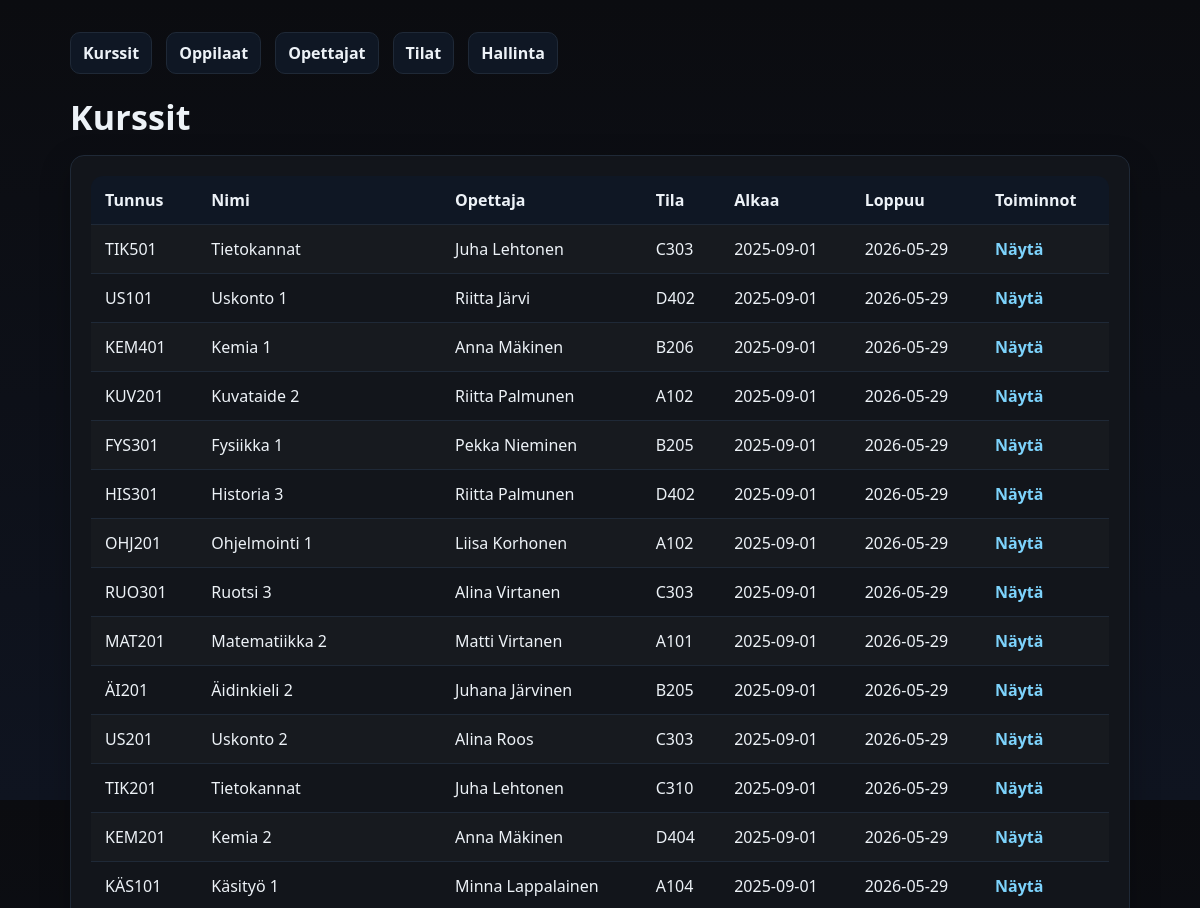
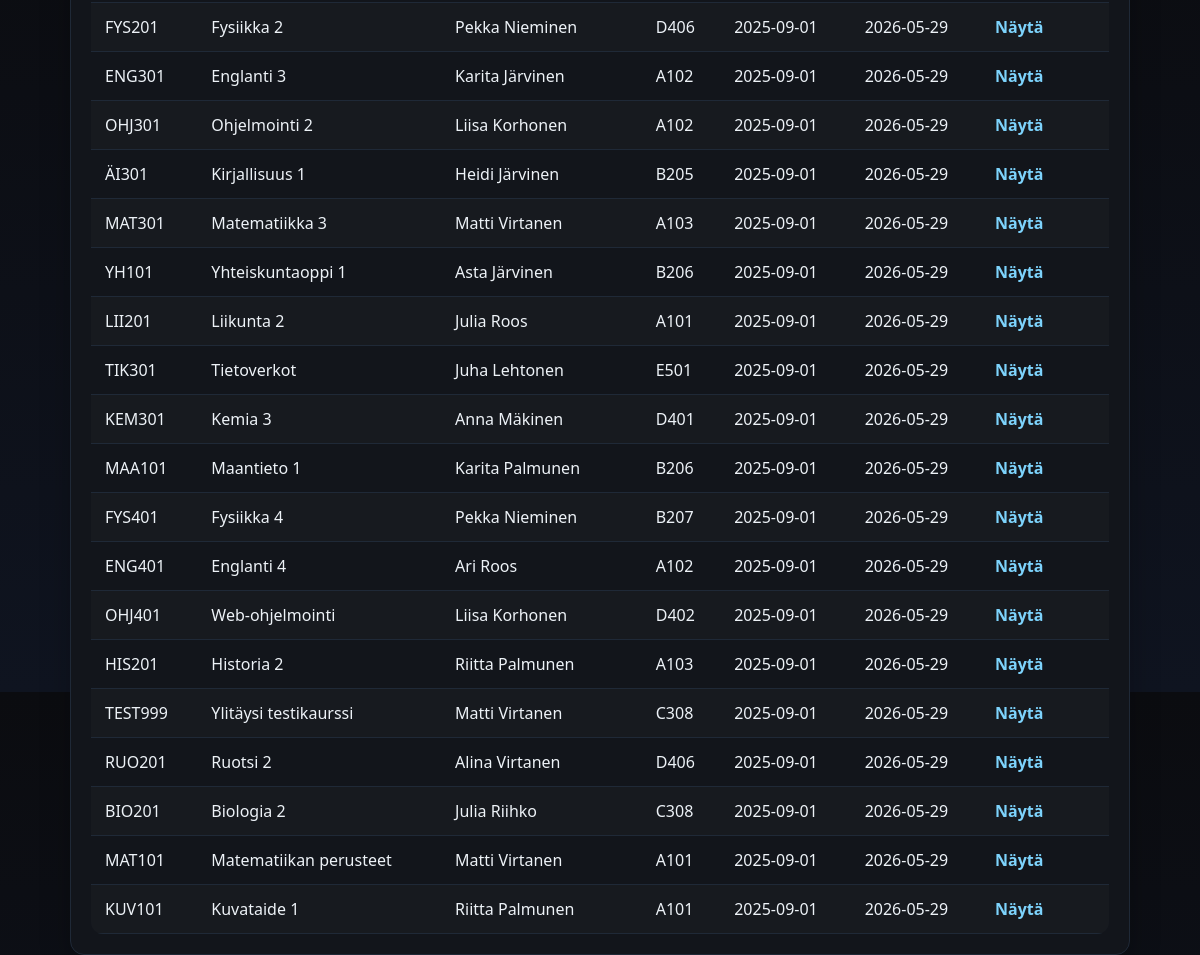
Page /kurssienhallinta/index.php on the earlier database version (2 pictures, top to bottom).
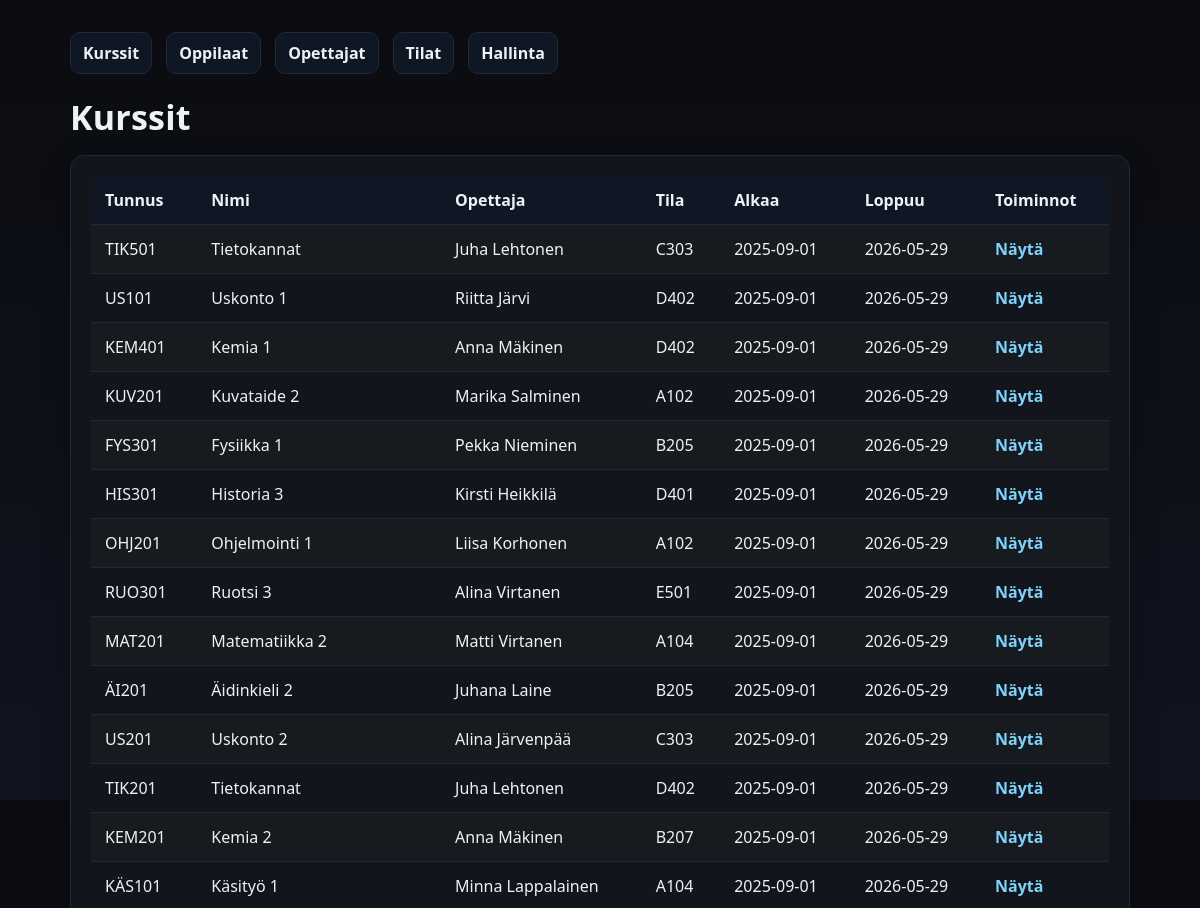
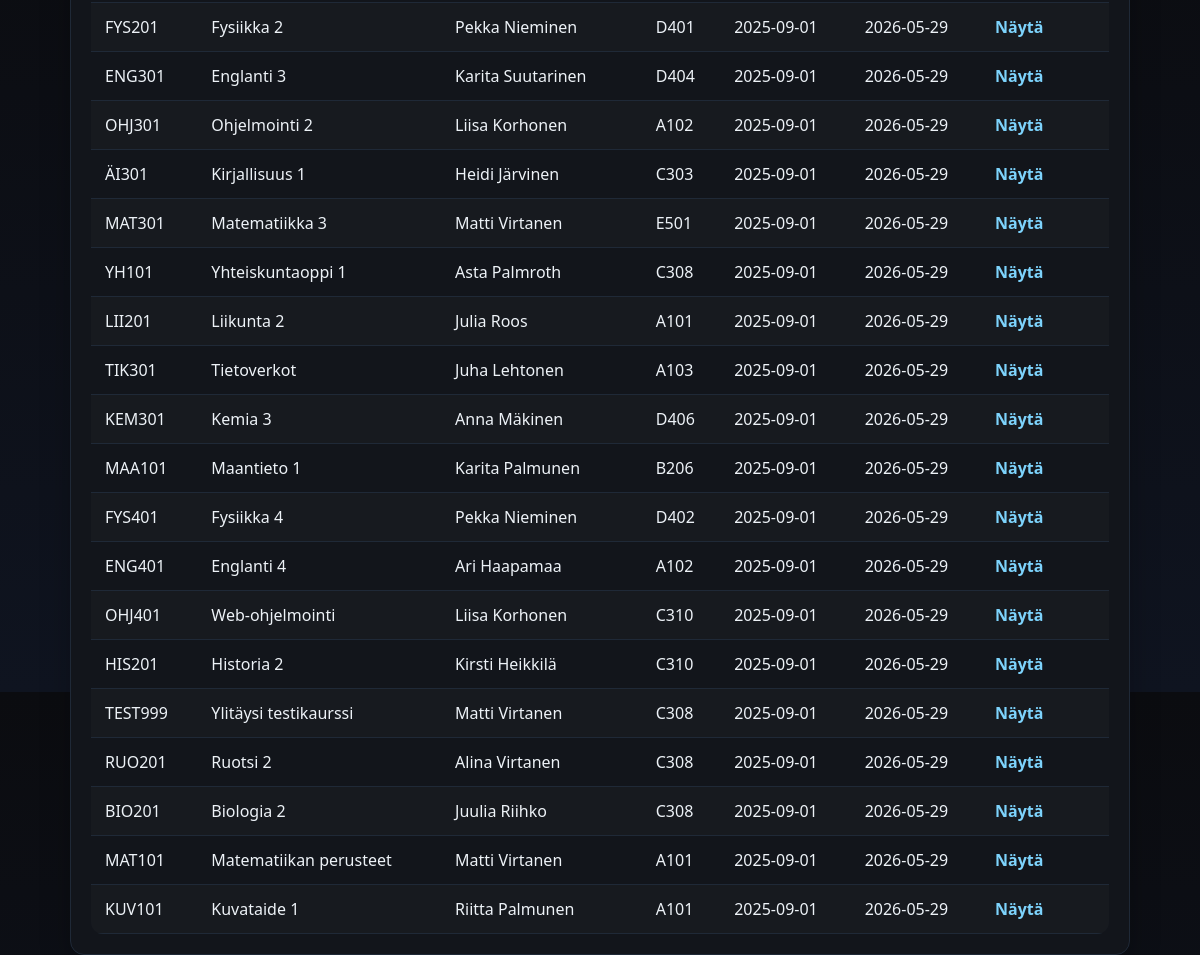
Same page on the later database version (2 pictures, top to bottom).
### tables this page shows
CREATE TABLE `kurssit` (
  `kurssi_id` int(11) NOT NULL,
  `kurssin_tunnus` varchar(20) NOT NULL,
  `kurssi_nimi` varchar(100) NOT NULL,
  `kurssikuvaus` text DEFAULT NULL,
  `aloituspaiva` date NOT NULL,
  `lopetuspaiva` date NOT NULL,
  `opettaja_id` int(11) NOT NULL,
  `tila_id` int(11) NOT NULL
);

CREATE TABLE `opettajat` (
  `opettaja_id` int(11) NOT NULL,
  `etunimi` varchar(50) NOT NULL,
  `sukunimi` varchar(50) NOT NULL,
  `aine` varchar(100) NOT NULL
);

CREATE TABLE `tilat` (
  `tila_id` int(11) NOT NULL,
  `tila_nimi` varchar(50) NOT NULL,
  `paikkoja` int(11) NOT NULL
);

### kurssienhallinta/index.php (the view, shortened to what this page needs)
<?php
$pdo = getPDO();
$stmt = $pdo->query("SELECT k.kurssi_id, k.kurssin_tunnus, k.kurssi_nimi, k.aloituspaiva, k.lopetuspaiva, o.etunimi AS op_etunimi, o.sukunimi AS op_sukunimi, t.tila_nimi
    FROM kurssit k
    JOIN opettajat o ON k.opettaja_id = o.opettaja_id
    JOIN tilat t ON k.tila_id = t.tila_id
    ORDER BY k.aloituspaiva ASC");
$kurssit = $stmt->fetchAll();
?>
<!doctype html>
<html lang="fi">
<head>
  <link rel="stylesheet" href="styles.css">
</head>
<body>
  <div class="container">
    <div class="nav">
      <a href="index.php">Kurssit</a>
      <a href="oppilaat.php">Oppilaat</a>
      <a href="opettajat.php">Opettajat</a>
      <a href="tilat.php">Tilat</a>
      <a href="admin.php">Hallinta</a>
    </div>
    <h1 class="page-title">Kurssit</h1>
    <div class="card table-wrap">
      <table>
        <thead>
          <tr>
            <th>Tunnus</th>
            <th>Nimi</th>
            <th>Opettaja</th>
            <th>Tila</th>
            <th>Alkaa</th>
            <th>Loppuu</th>
            <th>Toiminnot</th>
          </tr>
        </thead>
        <tbody>
          <?php foreach($kurssit as $k): ?>
          <tr>
            <td><?= htmlspecialchars($k['kurssin_tunnus']) ?></td>
            <td><?= htmlspecialchars($k['kurssi_nimi']) ?></td>
            <td><?= htmlspecialchars($k['op_etunimi'] . ' ' . $k['op_sukunimi']) ?></td>
            <td><?= htmlspecialchars($k['tila_nimi']) ?></td>
            <td><?= htmlspecialchars($k['aloituspaiva']) ?></td>
            <td><?= htmlspecialchars($k['lopetuspaiva']) ?></td>
            <td><a href="kurssi.php?id=<?= $k['kurssi_id'] ?>">Näytä</a></td>
          </tr>
          <?php endforeach; ?>
        </tbody>
      </table>
    </div>
  </div>
</body>
</html>

### kurssienhallinta/styles.css (style rules this page uses)
:root { --bg:#0b0c10; --card:#12151b; --muted:#98a2b3; --text:#edf2f7; --accent:#6ea8fe; --danger:#ef4444; --border:#1f2937; }
* { box-sizing:border-box }
html,body { height:100% }
body { margin:0; font:16px/1.5 system-ui,-apple-system,Segoe UI,Roboto,Ubuntu,'Helvetica Neue',Arial; background:linear-gradient(180deg,#0b0c10 0%, #0f1420 100%); color:var(--text); }
.container { max-width:1100px;margin:32px auto;padding:0 20px }
.card { background:var(--card); border:1px solid var(--border); border-radius:14px; padding:20px; box-shadow:0 10px 30px rgba(0,0,0,.25); }
.page-title { margin:0 0 12px; font-size:clamp(24px,3.2vw,34px); letter-spacing:.2px; }
.nav { display:flex;gap:14px;flex-wrap:wrap;margin:0 0 18px }
.nav a,.back { color:var(--text); text-decoration:none; background:#0f1724; border:1px solid var(--border); padding:8px 12px;border-radius:10px; transition:all .15s ease; }
.table-wrap { overflow:auto }
table { width:100%;border-collapse:collapse;border-radius:12px;overflow:hidden }
th,td { padding:12px 14px;border-bottom:1px solid var(--border);text-align:left;vertical-align:top }
thead th { background:#0f1724;font-weight:600 }
tbody tr:nth-child(odd) { background:rgba(255,255,255,.02) }
a { color: #7dd3fc; text-decoration: none; font-weight: 600; transition: color .15s ease; }

Differences in the rows shown:
changed kurssit "KEM401": tila.tila_nimi "B206" → "D402"
changed through a linked row, kurssit "KUV201": opettaja.sukunimi "Riitta Palmunen" → "Marika Salminen"
changed kurssit "HIS301": opettaja.sukunimi "Riitta Palmunen" → "Kirsti Heikkilä"; tila.tila_nimi "D402" → "D401"
changed kurssit "RUO301": tila.tila_nimi "C303" → "E501"
changed kurssit "MAT201": tila.tila_nimi "A101" → "A104"
changed through a linked row, kurssit "ÄI201": opettaja.sukunimi "Juhana Järvinen" → "Juhana Laine"
changed through a linked row, kurssit "US201": opettaja.sukunimi "Alina Roos" → "Alina Järvenpää"
changed kurssit "TIK201": tila.tila_nimi "C310" → "D402"
changed kurssit "KEM201": tila.tila_nimi "D404" → "B207"
changed kurssit "FYS201": tila.tila_nimi "D406" → "D401"
changed kurssit "ENG301": opettaja.sukunimi "Karita Järvinen" → "Karita Suutarinen"; tila.tila_nimi "A102" → "D404"
changed kurssit "ÄI301": tila.tila_nimi "B205" → "C303"
changed kurssit "MAT301": tila.tila_nimi "A103" → "E501"
changed kurssit "YH101": opettaja.sukunimi "Asta Järvinen" → "Asta Palmroth"; tila.tila_nimi "B206" → "C308"
changed kurssit "TIK301": tila.tila_nimi "E501" → "A103"
changed kurssit "KEM301": tila.tila_nimi "D401" → "D406"
changed kurssit "FYS401": tila.tila_nimi "B207" → "D402"
changed through a linked row, kurssit "ENG401": opettaja.sukunimi "Ari Roos" → "Ari Haapamaa"
changed kurssit "OHJ401": tila.tila_nimi "D402" → "C310"
changed kurssit "HIS201": opettaja.sukunimi "Riitta Palmunen" → "Kirsti Heikkilä"; tila.tila_nimi "A103" → "C310"
changed kurssit "RUO201": tila.tila_nimi "D406" → "C308"
changed through a linked row, kurssit "BIO201": opettaja.sukunimi "Julia Riihko" → "Juulia Riihko"
